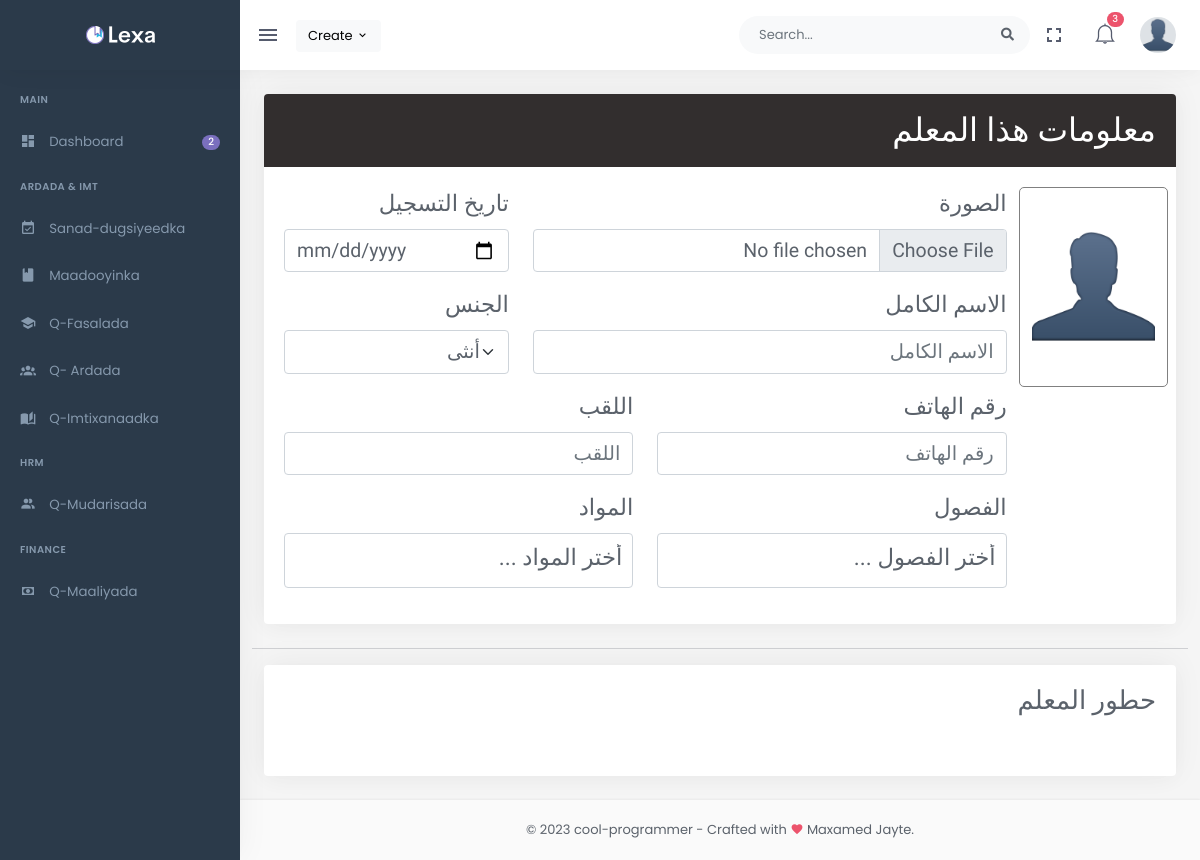
/teacher-detail/1/عيد الله عيسي/, run on an earlier commit of the app's database.
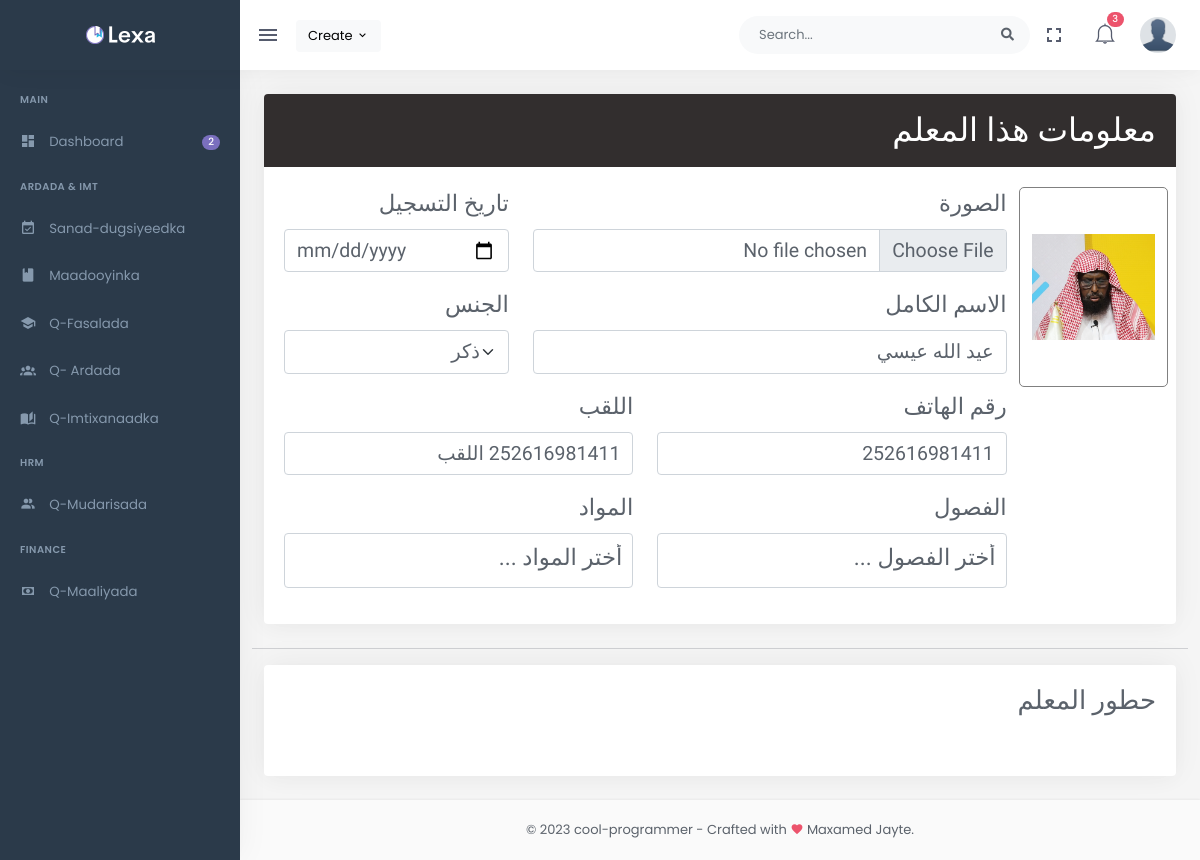
And on a later commit of the database.
### api/models.py (models this page shows, shortened)
class Teachers(models.Model):
    name=models.CharField(max_length=255)
    gender=models.CharField(default='ذكر',max_length=10)
    salary=models.IntegerField(null=True,blank=True)
    image=models.ImageField(upload_to='images/teachers',null=True,blank=True)
    phone=models.CharField(max_length=14,null=True,blank=True)
    title=models.CharField(max_length=255,null=True,blank=True)
    status=models.BooleanField(default=True)
    dateRegistred=models.DateField(null=True,blank=True)
    educatingClasses=models.ManyToManyField(Classe,null=True,blank=True)
    educatingSubjects=models.ManyToManyField(Subject,null=True,blank=True)
    educationLevel=models.CharField(max_length=255,null=True,blank=True)

### admin_panel/views.py (the view)
# urls.py: path('teacher-detail/<str:pk>/<str:name>/',views.teacherDetail),
def teacherDetail(request,pk,name):
    teacher=Teachers.objects.filter(pk=pk).first()
    subjects= Subject.objects.all()
    classes = Classe.objects.all()
    return render(request,'detail-pages/teacher-detail.html',{'teacherDetail':teacher,"subjects":subjects,"classes":classes})

### api/models.py (called while the page is built)
    def __str__(self) -> str:
        return str(self.name)

    def __str__(self) -> str:
        return str(self.name )+' -- '+str(self.classRaqam)

### templates/detail-pages/teacher-detail.html (shortened to what this page needs)
{% extends 'base.html' %}
{% load static %}
{% block content %}
<div dir="rtl" style="font-family: 'Lateef', serif;font-size: large;" class="row">
    <div class="col-xl-12">
        <div class="card">
            <div class="card-header" style="background-color: rgb(50, 46, 46); color: white;">
                <div class="d-flex justify-content-between align-items-center">
                    <h1 class="modal-title" id="myLargeModalLabel">معلومات هذا المعلم</h1>
                </div>
            </div>
            <div class="card-body">
                <form class="needs-validation fs-3" id="mainForm" method="POST" enctype="multipart/form-data">
                    <div class="row">
                        <div style="border: 1px solid grey;border-radius: 5px;display: flex; justify-content: center; align-items: center; height: 200px;"
                            class="col-2">
                            {% if teacherDetail.image %}
                            <img id="preview-img" style="max-width: 100%; height: auto;object-fit: contain;"
                                src="{{teacherDetail.image.url}}">
                            {% else %}
                            <img id="preview-img" style="max-width: 100%; height: auto;object-fit: contain;"
                                src="{% static " images/student-im.png" %}">
                            {% endif %}
                        </div>
                        <div class="col-10">
                            <div class="row">
                                <div class="col-md-8">
                                    <div class="mb-3 position-relative">
                                        <label class="form-label" for="image">الصورة</label>
                                        <input type="file" class="form-control fs-4" id="image" name="image"
                                            accept="image/*" onchange="previewImage(event)">
                                    </div>
                                </div>
                                <div class="col-md-4">
                                    <div class="mb-3 position-relative">
                                        <label class="form-label" for="dateRegistred">تاريخ التسجيل</label>
                                        <input type="date" class="form-control fs-4" id="dateRegistred"
                                            name="dateRegistred">
                                    </div>
                                </div>
                            </div>
                            <div class="row">
                                <div class="col-md-8">
                                    <div class="mb-3 position-relative">
                                        <label class="form-label" for="name">الاسم الكامل</label>
                                        <input type="text" class="form-control fs-4" value="{{teacherDetail.name}}"
                                            id="name" name="name" placeholder="الاسم الكامل" required>
                                    </div>
                                </div>
                                <div class="col-md-4">
                                    <div class="mb-3 position-relative">
                                        <label class="form-label" for="gender">الجنس</label>
                                        <select class="form-select fs-4" id="gender" name="gender" required>
                                            {% if teacherDetail.gender == 'ذكر' %}
                                            <option selected value="ذكر">ذكر</option>
                                            {% else %}
                                            <option selected value="أنثى">أنثى</option>
                                            {% endif %}
                                        </select>
                                    </div>
                                </div>
                            </div>
                            <div class="row">
                                <div class="col-md-6">
                                    <div class="mb-3 position-relative">
                                        <label class="form-label" for="phone">رقم الهاتف</label>
                                        <input type="text" class="form-control fs-4" value="{{teacherDetail.phone}}"
                                            id="phone" name="phone" placeholder="رقم الهاتف">
                                    </div>
                                </div>
                                <div class="col-md-6">
                                    <div class="mb-3 position-relative">
                                        <label class="form-label" for="title">اللقب</label>
                                        <input type="text" class="form-control fs-4" id="title"
                                            value="{{teacherDetail.title}}" name="title" placeholder="اللقب">
                                    </div>
                                </div>
                            </div>
                            <div class="row">
                                <div class="col-md-6">
                                    <div class="mb-3 position-relative">
                                        <label class="form-label" for="title">الفصول</label>
                                    </div>
                                </div>
                                <div class="col-md-6">
                                    <div class="mb-3 position-relative">
                                        <label class="form-label" for="phone">المواد </label>
                                    </div>
                                </div>
                            </div>
                        </div>
                    </div>
                </form>
            </div>
        </div>
    </div>
    <hr>
    <div class="col-xl-12 col-md-12" dir="rtl" style="font-family: 'Lateef', serif;font-size: large;">
        <div class="card">
            <div class="card-body">
                <div class="row mb-3 align-items-center">
                    <div class="col">
                        <h2> حطور المعلم </h2>
                    </div>
                </div>
            </div>
        </div>
    </div>
</div>
{% endblock %}

### templates/base.html (shortened to what this page needs)
{% load static %}
<!doctype html>
<html lang="en">
<head>
    <link href="{% static 'css/bootstrap.min.css' %}" id="bootstrap-style" rel="stylesheet" type="text/css" />
    <link href="{% static 'libs/select2/css/select2.min.css' %}" rel="stylesheet" type="text/css" />
    <link href="{% static 'css/icons.min.css' %}" rel="stylesheet" type="text/css" />
    <link href="{% static 'css/app.min.css' %}" id="app-style" rel="stylesheet" type="text/css" />
</head>
<body data-sidebar="dark">
    <div id="layout-wrapper">
        <header id="page-topbar">
            <div class="navbar-header">
                <div class="d-flex">
                    <div class="navbar-brand-box">
                        <a href="index.html" class="logo logo-light">
                            <span class="logo-lg">
                                <img src="{% static " images/logo-light.png" %}" alt="" height="18">
                            </span>
                        </a>
                    </div>
                    <button type="button"
                        class="btn btn-sm px-3 font-size-24 header-item waves-effect vertical-menu-btn">
                        <i class="mdi mdi-menu"></i>
                    </button>
                    <div class="d-none d-sm-block">
                        <div class="dropdown dropdown-topbar pt-3 mt-1 d-inline-block">
                            <a class="btn btn-light dropdown-toggle" href="#" role="button" id="dropdownMenuLink"
                                data-bs-toggle="dropdown" aria-haspopup="true" aria-expanded="false">
                                Create <i class="mdi mdi-chevron-down"></i>
                            </a>
                        </div>
                    </div>
                </div>
                <div class="d-flex">
                    <form class="app-search d-none d-lg-block">
                        <div class="position-relative">
                            <input type="text" class="form-control" placeholder="Search...">
                            <span class="fa fa-search"></span>
                        </div>
                    </form>
                    <div class="dropdown d-none d-lg-inline-block">
                        <button type="button" class="btn header-item noti-icon waves-effect" data-toggle="fullscreen">
                            <i class="mdi mdi-fullscreen font-size-24"></i>
                        </button>
                    </div>
                    <div class="dropdown d-inline-block ms-1">
                        <button type="button" class="btn header-item noti-icon waves-effect"
                            id="page-header-notifications-dropdown" data-bs-toggle="dropdown" aria-haspopup="true"
                            aria-expanded="false">
                            <i class="ti-bell"></i>
                            <span class="badge bg-danger rounded-pill">3</span>
                        </button>
                    </div>
                    <div class="dropdown d-inline-block">
                        <button type="button" class="btn header-item waves-effect" id="page-header-user-dropdown"
                            data-bs-toggle="dropdown" aria-haspopup="true" aria-expanded="false">
                            {% if user.profileImage %}
                            <img class="rounded-circle header-profile-user" src="{{user.profileImage.url}}"
                                alt="{{user.firstname}}">
                            {% else %}
                            <img class="rounded-circle header-profile-user" src="{% static " images/student-im.png" %}"
                                alt="Header Avatar">
                            {% endif %}
                        </button>
                    </div>
                </div>
            </div>
        </header>
        <div class="vertical-menu">
            <div data-simplebar class="h-100">
                <div id="sidebar-menu">
                    <ul class="metismenu list-unstyled" id="side-menu">
                        <li class="menu-title">Main</li>
                        <li>
                            <a href="/" class="waves-effect">
                                <i class="mdi mdi-view-dashboard"></i>
                                <span class="badge rounded-pill bg-primary float-end">2</span>
                                <span>Dashboard</span>
                            </a>
                        </li>
                        <li class="menu-title">ARDADA & IMT</li>
                        <li>
                            <a href="/academic-year/" class="waves-effect">
                                <i class="mdi mdi-calendar-check"></i>
                                <span>Sanad-dugsiyeedka</span>
                            </a>
                        </li>
                        <li>
                            <a href="/manage-subject/" class="waves-effect">
                                <i class="mdi mdi-book"></i>
                                <span>Maadooyinka</span>
                            </a>
                        </li>
                        <li>
                            <a href="#" class="waves-effect">
                                <i class="mdi mdi-school"></i>
                                <span>Q-Fasalada</span>
                            </a>
                        </li>
                        <li>
                            <a href="#" class="waves-effect">
                                <i class="mdi mdi-account-group"></i>
                                <span>Q- Ardada</span>
                            </a>
                        </li>
                        <li>
                            <a href="#" class="waves-effect">
                                <i class="mdi mdi-book-open-page-variant"></i>
                                <span>Q-Imtixanaadka</span>
                            </a>
                        </li>
                        <li class="menu-title">HRM</li>
                        <li>
                            <a href="#" class="waves-effect">
                                <i class="mdi mdi-account-multiple"></i>
                                <span>Q-Mudarisada</span>
                            </a>
                        </li>
                        <li class="menu-title">FINANCE</li>
                        <li>
                            <a href="#" class="waves-effect">
                                <i class="mdi mdi-cash"></i>
                                <span>Q-Maaliyada</span>
                            </a>
                    </ul>
                </div>
            </div>
        </div>
        <div class="main-content">
            <div class="page-content">
                <div class="container-fluid">
                    {% block content %}
                    {% endblock %}
                </div>
            </div>
            <footer class="footer">
                <div class="container-fluid">
                    <div class="row">
                        <div class="col-sm-12">
                            ©
                            <script>document.write(new Date().getFullYear())</script> cool-programmer <span
                                class="d-none d-sm-inline-block"> - Crafted with <i
                                    class="mdi mdi-heart text-danger"></i>
                                Maxamed Jayte.</span>
                        </div>
                    </div>
                </div>
            </footer>
        </div>
    </div>
</body>
</html>

What changed in the data, as far as the page shows it:
added Teachers: image (picture), name "عيد الله عيسي", gender "ذكر", phone "252616981411", title "252616981411 اللقب"
Also different on the page:
form field gender: "أنثى" → (not shown)
